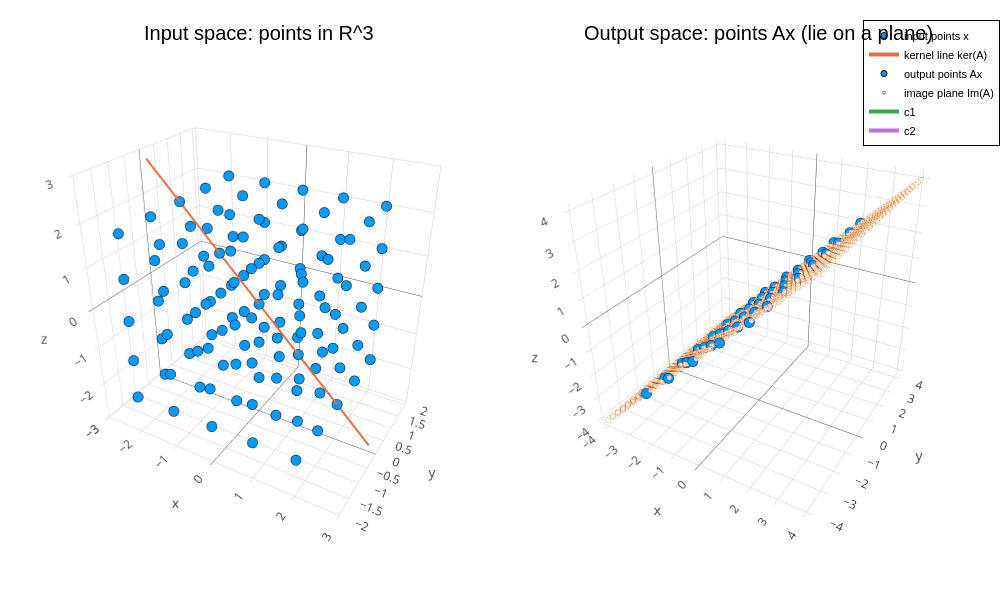

The notebook cell this image was saved under:
### Markdown cell above
#### 核とランクの視覚的理解

### Code cell
using LinearAlgebra
using Plots
plotlyjs()  # 3Dをマウスで回転できる

# -----------------------
# 行列 A（あなたの例）
# -----------------------
A = [0.0 -1.0  0.0;
    -1.0  0.0 -1.0;
     0.0 -1.0  0.0]

# 核（nullspace）: A v = 0 の解空間の基底（列ベクトル）
K = nullspace(A)     # 3×k（ここではk=1のはず）
v = K[:, 1]          # 核の方向ベクトル

# 像（column space）: A が作り出す出力の空間 = 列空間
# rank(A) 本の独立な列をとれば、その張る平面が像
# ここでは A の列は c1=[0,-1,0], c2=[-1,0,-1], c3=[0,-1,0] で
# 独立なのは2本（rank=2）。c1 と c2 を使う
c1 = A[:, 1]
c2 = A[:, 2]

println("rank(A) = ", rank(A))
println("dim ker(A) = ", size(K,2))
println("ker direction v = ", v)

# -----------------------
# 1) 入力空間の点を作る（立方体グリッド）
# -----------------------
grid = -2:1:2
X = Float64[]
Y = Float64[]
Z = Float64[]
for x in grid, y in grid, z in grid
    push!(X, x); push!(Y, y); push!(Z, z)
end

# -----------------------
# 2) それらを A で写した出力点（Ax）
# -----------------------
Xp = Float64[]
Yp = Float64[]
Zp = Float64[]
for i in eachindex(X)
    u = [X[i], Y[i], Z[i]]
    w = A*u
    push!(Xp, w[1]); push!(Yp, w[2]); push!(Zp, w[3])
end

# -----------------------
# 3) 核の直線（入力側）を描く： t*v
# -----------------------
t = range(-4, 4, length=200)
kx = [ti*v[1] for ti in t]
ky = [ti*v[2] for ti in t]
kz = [ti*v[3] for ti in t]

# -----------------------
# 4) 像（出力側）の平面を描く： s*c1 + u*c2
# -----------------------
sgrid = range(-4, 4, length=30)
ugrid = range(-4, 4, length=30)

PX = Float64[]; PY = Float64[]; PZ = Float64[]
for s in sgrid, u in ugrid
    p = s*c1 + u*c2
    push!(PX, p[1]); push!(PY, p[2]); push!(PZ, p[3])
end

# -----------------------
# 5) プロット（入力空間と出力空間を並べて表示）
# -----------------------

p_in = scatter3d(X, Y, Z, ms=3, label="input points x",
                 title="Input space: points in R^3")
plot!(p_in, kx, ky, kz, lw=4, label="kernel line ker(A)")

p_out = scatter3d(Xp, Yp, Zp, ms=3, label="output points Ax",
                  title="Output space: points Ax (lie on a plane)")
scatter3d!(p_out, PX, PY, PZ, ms=1.5, alpha=0.35, label="image plane Im(A)")
# 平面の方向ベクトルも描く（c1,c2）
plot!(p_out, [0,c1[1]], [0,c1[2]], [0,c1[3]], lw=4, label="c1")
plot!(p_out, [0,c2[1]], [0,c2[2]], [0,c2[3]], lw=4, label="c2")

plot(p_in, p_out, layout=(1,2), size=(1000,600))

### Figure 1 — Plotly figure (JSON) as saved in the notebook; plotly's stock layout.template omitted (floating-point values rounded to 4 significant figures; data arrays with more than 128 entries replaced by an {"elided": "..."} marker saying what was removed)
{"data": [{"colorbar": {"len": 0.936, "title": "", "x": 0.4961, "y": 0.4931}, "legendgroup": "input points x", "marker": {"color": "rgba(0, 154, 250, 1.000)", "line": {"color": "rgba(0, 0, 0, 1.000)", "width": 1}, "size": 6, "symbol": "circle"}, "mode": "markers", "name": "input points x", "scene": "scene1", "showlegend": true, "type": "scatter3d", "x": [-2, -2, -2, -2, -2, -2, -2, -2, -2, -2, -2, -2, -2, -2, -2, -2, -2, -2, -2, -2, -2, -2, -2, -2, -2, -1, -1, -1, -1, -1, -1, -1, -1, -1, -1, -1, -1, -1, -1, -1, -1, -1, -1, -1, -1, -1, -1, -1, -1, -1, 0, 0, 0, 0, 0, 0, 0, 0, 0, 0, 0, 0, 0, 0, 0, 0, 0, 0, 0, 0, 0, 0, 0, 0, 0, 1, 1, 1, 1, 1, 1, 1, 1, 1, 1, 1, 1, 1, 1, 1, 1, 1, 1, 1, 1, 1, 1, 1, 1, 1, 2, 2, 2, 2, 2, 2, 2, 2, 2, 2, 2, 2, 2, 2, 2, 2, 2, 2, 2, 2, 2, 2, 2, 2, 2], "xaxis": "x1", "y": [-2, -2, -2, -2, -2, -1, -1, -1, -1, -1, 0, 0, 0, 0, 0, 1, 1, 1, 1, 1, 2, 2, 2, 2, 2, -2, -2, -2, -2, -2, -1, -1, -1, -1, -1, 0, 0, 0, 0, 0, 1, 1, 1, 1, 1, 2, 2, 2, 2, 2, -2, -2, -2, -2, -2, -1, -1, -1, -1, -1, 0, 0, 0, 0, 0, 1, 1, 1, 1, 1, 2, 2, 2, 2, 2, -2, -2, -2, -2, -2, -1, -1, -1, -1, -1, 0, 0, 0, 0, 0, 1, 1, 1, 1, 1, 2, 2, 2, 2, 2, -2, -2, -2, -2, -2, -1, -1, -1, -1, -1, 0, 0, 0, 0, 0, 1, 1, 1, 1, 1, 2, 2, 2, 2, 2], "yaxis": "y1", "z": [-2, -1, 0, 1, 2, -2, -1, 0, 1, 2, -2, -1, 0, 1, 2, -2, -1, 0, 1, 2, -2, -1, 0, 1, 2, -2, -1, 0, 1, 2, -2, -1, 0, 1, 2, -2, -1, 0, 1, 2, -2, -1, 0, 1, 2, -2, -1, 0, 1, 2, -2, -1, 0, 1, 2, -2, -1, 0, 1, 2, -2, -1, 0, 1, 2, -2, -1, 0, 1, 2, -2, -1, 0, 1, 2, -2, -1, 0, 1, 2, -2, -1, 0, 1, 2, -2, -1, 0, 1, 2, -2, -1, 0, 1, 2, -2, -1, 0, 1, 2, -2, -1, 0, 1, 2, -2, -1, 0, 1, 2, -2, -1, 0, 1, 2, -2, -1, 0, 1, 2, -2, -1, 0, 1, 2], "zaxis": "z1"}, {"colorbar": {"len": 0.936, "title": "", "x": 0.4961, "y": 0.4931}, "legendgroup": "kernel line ker(A)", "line": {"color": "rgba(227, 111, 71, 1.000)", "dash": "solid", "shape": "linear", "width": 4}, "mode": "lines", "name": "kernel line ker(A)", "scene": "scene1", "showlegend": true, "type": "scatter3d", "x": {"elided": "200 float values"}, "xaxis": "x1", "y": {"elided": "200 int values"}, "yaxis": "y1", "z": {"elided": "200 float values"}, "zaxis": "z1"}, {"colorbar": {"len": 0.936, "title": "", "x": 0.9961, "y": 0.4931}, "legendgroup": "output points Ax", "marker": {"color": "rgba(0, 154, 250, 1.000)", "line": {"color": "rgba(0, 0, 0, 1.000)", "width": 1}, "size": 6, "symbol": "circle"}, "mode": "markers", "name": "output points Ax", "scene": "scene2", "showlegend": true, "type": "scatter3d", "x": [2, 2, 2, 2, 2, 1, 1, 1, 1, 1, 0, 0, 0, 0, 0, -1, -1, -1, -1, -1, -2, -2, -2, -2, -2, 2, 2, 2, 2, 2, 1, 1, 1, 1, 1, 0, 0, 0, 0, 0, -1, -1, -1, -1, -1, -2, -2, -2, -2, -2, 2, 2, 2, 2, 2, 1, 1, 1, 1, 1, 0, 0, 0, 0, 0, -1, -1, -1, -1, -1, -2, -2, -2, -2, -2, 2, 2, 2, 2, 2, 1, 1, 1, 1, 1, 0, 0, 0, 0, 0, -1, -1, -1, -1, -1, -2, -2, -2, -2, -2, 2, 2, 2, 2, 2, 1, 1, 1, 1, 1, 0, 0, 0, 0, 0, -1, -1, -1, -1, -1, -2, -2, -2, -2, -2], "xaxis": "x2", "y": [4, 3, 2, 1, 0, 4, 3, 2, 1, 0, 4, 3, 2, 1, 0, 4, 3, 2, 1, 0, 4, 3, 2, 1, 0, 3, 2, 1, 0, -1, 3, 2, 1, 0, -1, 3, 2, 1, 0, -1, 3, 2, 1, 0, -1, 3, 2, 1, 0, -1, 2, 1, 0, -1, -2, 2, 1, 0, -1, -2, 2, 1, 0, -1, -2, 2, 1, 0, -1, -2, 2, 1, 0, -1, -2, 1, 0, -1, -2, -3, 1, 0, -1, -2, -3, 1, 0, -1, -2, -3, 1, 0, -1, -2, -3, 1, 0, -1, -2, -3, 0, -1, -2, -3, -4, 0, -1, -2, -3, -4, 0, -1, -2, -3, -4, 0, -1, -2, -3, -4, 0, -1, -2, -3, -4], "yaxis": "y2", "z": [2, 2, 2, 2, 2, 1, 1, 1, 1, 1, 0, 0, 0, 0, 0, -1, -1, -1, -1, -1, -2, -2, -2, -2, -2, 2, 2, 2, 2, 2, 1, 1, 1, 1, 1, 0, 0, 0, 0, 0, -1, -1, -1, -1, -1, -2, -2, -2, -2, -2, 2, 2, 2, 2, 2, 1, 1, 1, 1, 1, 0, 0, 0, 0, 0, -1, -1, -1, -1, -1, -2, -2, -2, -2, -2, 2, 2, 2, 2, 2, 1, 1, 1, 1, 1, 0, 0, 0, 0, 0, -1, -1, -1, -1, -1, -2, -2, -2, -2, -2, 2, 2, 2, 2, 2, 1, 1, 1, 1, 1, 0, 0, 0, 0, 0, -1, -1, -1, -1, -1, -2, -2, -2, -2, -2], "zaxis": "z2"}, {"colorbar": {"len": 0.936, "title": "", "x": 0.9961, "y": 0.4931}, "legendgroup": "image plane Im(A)", "marker": {"color": "rgba(227, 111, 71, 0.350)", "line": {"color": "rgba(0, 0, 0, 0.350)", "width": 1}, "size": 3, "symbol": "circle"}, "mode": "markers", "name": "image plane Im(A)", "scene": "scene2", "showlegend": true, "type": "scatter3d", "x": {"elided": "900 float values"}, "xaxis": "x2", "y": {"elided": "900 float values"}, "yaxis": "y2", "z": {"elided": "900 float values"}, "zaxis": "z2"}, {"colorbar": {"len": 0.936, "title": "", "x": 0.9961, "y": 0.4931}, "legendgroup": "c1", "line": {"color": "rgba(62, 164, 78, 1.000)", "dash": "solid", "shape": "linear", "width": 4}, "mode": "lines", "name": "c1", "scene": "scene2", "showlegend": true, "type": "scatter3d", "x": [0, 0], "xaxis": "x2", "y": [0, -1], "yaxis": "y2", "z": [0, 0], "zaxis": "z2"}, {"colorbar": {"len": 0.936, "title": "", "x": 0.9961, "y": 0.4931}, "legendgroup": "c2", "line": {"color": "rgba(195, 113, 210, 1.000)", "dash": "solid", "shape": "linear", "width": 4}, "mode": "lines", "name": "c2", "scene": "scene2", "showlegend": true, "type": "scatter3d", "x": [0, -1], "xaxis": "x2", "y": [0, 0], "yaxis": "y2", "z": [0, -1], "zaxis": "z2"}], "layout": {"annotations": [{"font": {"color": "rgba(0, 0, 0, 1.000)", "family": "sans-serif", "size": 20}, "rotation": 0, "showarrow": false, "text": "Input space: points in R^3", "x": 0.2589, "xanchor": "center", "xref": "paper", "y": 1, "yanchor": "top", "yref": "paper"}, {"font": {"color": "rgba(0, 0, 0, 1.000)", "family": "sans-serif", "size": 20}, "rotation": 0, "showarrow": false, "text": "Output space: points Ax (lie on a plane)", "x": 0.7589, "xanchor": "center", "xref": "paper", "y": 1, "yanchor": "top", "yref": "paper"}], "height": 600, "legend": {"bgcolor": "rgba(255, 255, 255, 1.000)", "bordercolor": "rgba(0, 0, 0, 1.000)", "borderwidth": 1, "font": {"color": "rgba(0, 0, 0, 1.000)", "family": "sans-serif", "size": 11}, "title": {"font": {"color": "rgba(0, 0, 0, 1.000)", "family": "sans-serif", "size": 15}, "text": ""}, "tracegroupgap": 0, "traceorder": "normal", "x": 1, "xanchor": "auto", "y": 1, "yanchor": "auto"}, "margin": {"b": 20, "l": 0, "r": 0, "t": 20}, "paper_bgcolor": "rgba(255, 255, 255, 1.000)", "plot_bgcolor": "rgba(255, 255, 255, 1.000)", "scene1": {"camera": {"eye": {"x": 1.126, "y": -1.95, "z": 1.3}, "projection": "orthographic"}, "domain": {"x": [0.02171, 0.4961], "y": [0.02508, 0.961]}, "xaxis1": {"gridcolor": "rgba(0, 0, 0, 0.100)", "gridwidth": 0.5, "linecolor": "rgba(0, 0, 0, 1.000)", "mirror": false, "range": [-2.998, 2.998], "showgrid": true, "showline": true, "showticklabels": true, "tickangle": 0, "tickcolor": "rgb(0, 0, 0)", "tickfont": {"color": "rgba(0, 0, 0, 1.000)", "family": "sans-serif", "size": 11}, "tickmode": "array", "ticks": "inside", "ticktext": ["-2", "-1", "0", "1", "2"], "tickvals": [-2, -1, 0, 1, 2], "title": "", "titlefont": {"color": "rgba(0, 0, 0, 1.000)", "family": "sans-serif", "size": 15}, "type": "-", "visible": true, "zeroline": false, "zerolinecolor": "rgba(0, 0, 0, 1.000)"}, "yaxis1": {"gridcolor": "rgba(0, 0, 0, 0.100)", "gridwidth": 0.5, "linecolor": "rgba(0, 0, 0, 1.000)", "mirror": false, "range": [-2.12, 2.12], "showgrid": true, "showline": true, "showticklabels": true, "tickangle": 0, "tickcolor": "rgb(0, 0, 0)", "tickfont": {"color": "rgba(0, 0, 0, 1.000)", "family": "sans-serif", "size": 11}, "tickmode": "array", "ticks": "inside", "ticktext": ["-2", "-1", "0", "1", "2"], "tickvals": [-2, -1, 0, 1, 2], "title": "", "titlefont": {"color": "rgba(0, 0, 0, 1.000)", "family": "sans-serif", "size": 15}, "type": "-", "visible": true, "zeroline": false, "zerolinecolor": "rgba(0, 0, 0, 1.000)"}, "zaxis1": {"gridcolor": "rgba(0, 0, 0, 0.100)", "gridwidth": 0.5, "linecolor": "rgba(0, 0, 0, 1.000)", "mirror": false, "range": [-2.998, 2.998], "showgrid": true, "showline": true, "showticklabels": true, "tickangle": 0, "tickcolor": "rgb(0, 0, 0)", "tickfont": {"color": "rgba(0, 0, 0, 1.000)", "family": "sans-serif", "size": 11}, "tickmode": "array", "ticks": "inside", "ticktext": ["-2", "-1", "0", "1", "2"], "tickvals": [-2, -1, 0, 1, 2], "title": "", "titlefont": {"color": "rgba(0, 0, 0, 1.000)", "family": "sans-serif", "size": 15}, "type": "-", "visible": true, "zeroline": false, "zerolinecolor": "rgba(0, 0, 0, 1.000)"}}, "scene2": {"camera": {"eye": {"x": 1.126, "y": -1.95, "z": 1.3}, "projection": "orthographic"}, "domain": {"x": [0.5217, 0.9961], "y": [0.02508, 0.961]}, "xaxis2": {"gridcolor": "rgba(0, 0, 0, 0.100)", "gridwidth": 0.5, "linecolor": "rgba(0, 0, 0, 1.000)", "mirror": false, "range": [-4.24, 4.24], "showgrid": true, "showline": true, "showticklabels": true, "tickangle": 0, "tickcolor": "rgb(0, 0, 0)", "tickfont": {"color": "rgba(0, 0, 0, 1.000)", "family": "sans-serif", "size": 11}, "tickmode": "array", "ticks": "inside", "ticktext": ["-4", "-2", "0", "2", "4"], "tickvals": [-4, -2, 0, 2, 4], "title": "", "titlefont": {"color": "rgba(0, 0, 0, 1.000)", "family": "sans-serif", "size": 15}, "type": "-", "visible": true, "zeroline": false, "zerolinecolor": "rgba(0, 0, 0, 1.000)"}, "yaxis2": {"gridcolor": "rgba(0, 0, 0, 0.100)", "gridwidth": 0.5, "linecolor": "rgba(0, 0, 0, 1.000)", "mirror": false, "range": [-4.24, 4.24], "showgrid": true, "showline": true, "showticklabels": true, "tickangle": 0, "tickcolor": "rgb(0, 0, 0)", "tickfont": {"color": "rgba(0, 0, 0, 1.000)", "family": "sans-serif", "size": 11}, "tickmode": "array", "ticks": "inside", "ticktext": ["-4", "-2", "0", "2", "4"], "tickvals": [-4, -2, 0, 2, 4], "title": "", "titlefont": {"color": "rgba(0, 0, 0, 1.000)", "family": "sans-serif", "size": 15}, "type": "-", "visible": true, "zeroline": false, "zerolinecolor": "rgba(0, 0, 0, 1.000)"}, "zaxis2": {"gridcolor": "rgba(0, 0, 0, 0.100)", "gridwidth": 0.5, "linecolor": "rgba(0, 0, 0, 1.000)", "mirror": false, "range": [-4.24, 4.24], "showgrid": true, "showline": true, "showticklabels": true, "tickangle": 0, "tickcolor": "rgb(0, 0, 0)", "tickfont": {"color": "rgba(0, 0, 0, 1.000)", "family": "sans-serif", "size": 11}, "tickmode": "array", "ticks": "inside", "ticktext": ["-4", "-2", "0", "2", "4"], "tickvals": [-4, -2, 0, 2, 4], "title": "", "titlefont": {"color": "rgba(0, 0, 0, 1.000)", "family": "sans-serif", "size": 15}, "type": "-", "visible": true, "zeroline": false, "zerolinecolor": "rgba(0, 0, 0, 1.000)"}}, "showlegend": true, "width": 1000}}
